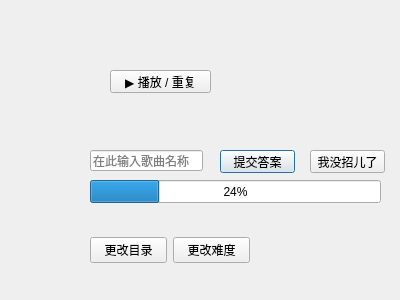
<?xml version="1.0" encoding="UTF-8"?>
<ui version="4.0">
 <class>gamewindow</class>
 <widget class="QWidget" name="gamewindow">
  <property name="geometry">
   <rect>
    <x>0</x>
    <y>0</y>
    <width>400</width>
    <height>300</height>
   </rect>
  </property>
  <property name="windowTitle">
   <string>Form</string>
  </property>
  <widget class="QLabel" name="statusLabel">
   <property name="geometry">
    <rect>
     <x>70</x>
     <y>120</y>
     <width>261</width>
     <height>16</height>
    </rect>
   </property>
   <property name="text">
    <string/>
   </property>
  </widget>
  <widget class="QPushButton" name="playButton">
   <property name="geometry">
    <rect>
     <x>110</x>
     <y>70</y>
     <width>101</width>
     <height>23</height>
    </rect>
   </property>
   <property name="text">
    <string>▶️ 播放 / 重复</string>
   </property>
   <property name="iconSize">
    <size>
     <width>48</width>
     <height>48</height>
    </size>
   </property>
  </widget>
  <widget class="QLineEdit" name="answerLineEdit">
   <property name="geometry">
    <rect>
     <x>90</x>
     <y>150</y>
     <width>113</width>
     <height>21</height>
    </rect>
   </property>
   <property name="placeholderText">
    <string>在此输入歌曲名称</string>
   </property>
  </widget>
  <widget class="QWidget" name="horizontalLayoutWidget">
   <property name="geometry">
    <rect>
     <x>90</x>
     <y>210</y>
     <width>160</width>
     <height>80</height>
    </rect>
   </property>
   <layout class="QHBoxLayout" name="horizontalLayout">
    <item>
     <widget class="QPushButton" name="changeFolderButton">
      <property name="text">
       <string>更改目录</string>
      </property>
     </widget>
    </item>
    <item>
     <widget class="QPushButton" name="changeDifficultyButton">
      <property name="text">
       <string>更改难度</string>
      </property>
     </widget>
    </item>
   </layout>
  </widget>
  <widget class="QPushButton" name="submitAnswerButton">
   <property name="geometry">
    <rect>
     <x>220</x>
     <y>150</y>
     <width>75</width>
     <height>23</height>
    </rect>
   </property>
   <property name="text">
    <string>提交答案</string>
   </property>
   <property name="default">
    <bool>true</bool>
   </property>
  </widget>
  <widget class="QPushButton" name="giveUpButton">
   <property name="geometry">
    <rect>
     <x>310</x>
     <y>150</y>
     <width>75</width>
     <height>23</height>
    </rect>
   </property>
   <property name="text">
    <string>我没招儿了</string>
   </property>
  </widget>
  <widget class="QLabel" name="correctAnswerLabel">
   <property name="geometry">
    <rect>
     <x>230</x>
     <y>120</y>
     <width>53</width>
     <height>15</height>
    </rect>
   </property>
   <property name="text">
    <string/>
   </property>
  </widget>
  <widget class="QProgressBar" name="countdownProgressBar">
   <property name="geometry">
    <rect>
     <x>90</x>
     <y>180</y>
     <width>291</width>
     <height>23</height>
    </rect>
   </property>
   <property name="value">
    <number>24</number>
   </property>
  </widget>
 </widget>
 <resources/>
 <connections/>
</ui>
